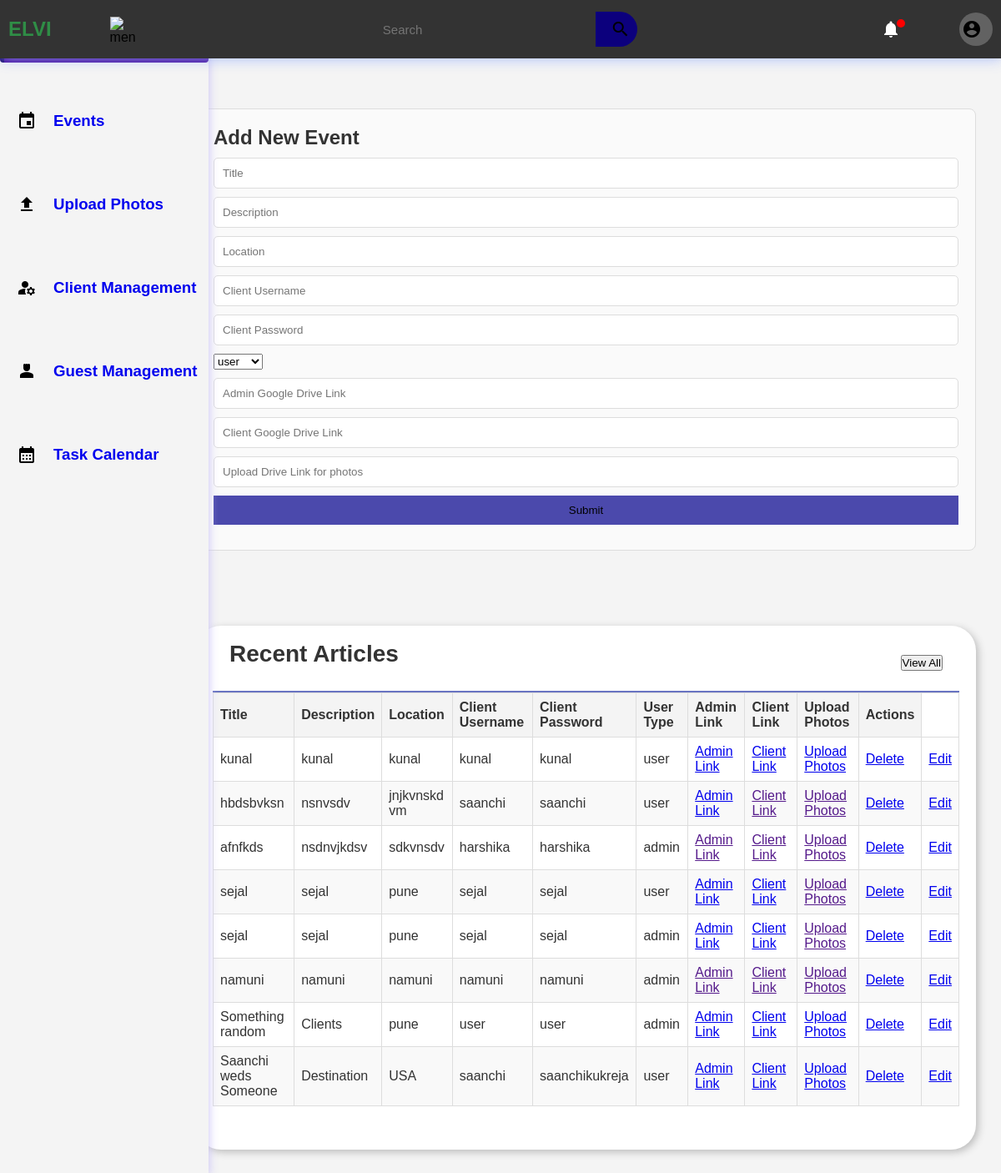
The app's page /events.php (signed in) with its own data.
### tables this page shows
CREATE TABLE `events` (
  `id` int(11) NOT NULL,
  `title` varchar(100) NOT NULL,
  `description` varchar(1000) NOT NULL,
  `location` varchar(100) NOT NULL,
  `username` varchar(100) NOT NULL,
  `password` varchar(100) NOT NULL,
  `user_type` enum('admin','user') NOT NULL,
  `gdladmin` varchar(100) NOT NULL,
  `gdlclient` varchar(100) NOT NULL,
  `uploadphotos` varchar(100) NOT NULL
);

### events.php (the view, shortened to what this page needs)
<?php
include('dbconnection.php');
$edit_mode = false;
$title = $description = $location = $username = $password = $user_type = $gdladmin = $gdlclient = $uploadphotos = '';
$query = "SELECT * FROM events";
$result = $connection->query($query);
?>
<!DOCTYPE html>
<html lang="en">
<head>
    <link rel="stylesheet" href="admin.css">
    <link rel="stylesheet" href="responsive.css">
</head>
<body>
    <header>
        <div class="logosec">
            <div class="logo">ELVI</div>
            <img src="https://media.geeksforgeeks.org/wp-content/uploads/20221210182541/Untitled-design-(30).png"
                class="icn menuicn" id="menuicn" alt="menu-icon">
        </div>
        <div class="searchbar">
            <input type="text" placeholder="Search">
            <div class="searchbtn">
                <i class="material-icons icn" id="search-icon">search</i>
            </div>
        </div>
        <div class="message">
            <div class="circle"></div>
            <i class="material-icons" id="message-icon">notifications</i>
            <div class="dp">
                <i class="material-icons icn" id="dp-icon">account_circle</i>
            </div>
        </div>
    </header>
    <div class="main-container">
        <div class="navcontainer">
            <nav class="nav">
                <div class="nav-upper-options">
                    <div class="nav-option option1">
                        <h3>Dashboard</h3>
                    </div>
                    <div class="option2 nav-option">
                        <i class="material-icons icn srchicn" id="searchbar">event</i>
                        <h3><a href="events.php" style="text-decoration: none;">Events</a></h3>
                    </div>
                    <div class="nav-option option3">
                        <i class="material-icons icn srchicn" id="searchbar">upload</i>
                        <h3><a href="uploadphotos.php" style="text-decoration: none;">Upload Photos</a></h3>
                    </div>
                    <div class="nav-option option4">
                        <i class="material-icons icn srchicn" id="searchbar">manage_accounts</i>
                        <h3><a href="clientmgmt.php" style="text-decoration: none;">Client Management</a></h3>
                    </div>
                    <div class="nav-option option5">
                        <i class="material-icons icn srchicn" id="searchbar">person_4</i>
                        <h3><a href="guestmgmt.php" style="text-decoration: none;">Guest Management</a></h3>
                    </div>
                    <div class="nav-option logout">
                        <i class="material-icons icn srchicn" id="searchbar">calendar_month</i>
                        <h3><a href="taskcalendar.html" style="text-decoration: none;">Task Calendar</a></h3>
                    </div>
                </div>
            </nav>
        </div>
        <div class="main">
            <form method="POST" enctype="multipart/form-data">
                <div class="form-container">
                <h2><?php echo $edit_mode ? "Edit Event" : "Add New Event"; ?></h2>
                    <input type="text" name="title" placeholder="Title" value="<?php echo $title; ?>" required>
                    <input type="text" name="description" placeholder="Description" value="<?php echo $description; ?>" required>
                    <input type="text" name="location" placeholder="Location" value="<?php echo $location; ?>" required>
                    <input type="text" name="username" placeholder="Client Username" value="<?php echo $username; ?>">
                    <input type="text" name="password" placeholder="Client Password" value="<?php echo $password; ?>">
                    <select name="user_type">
         <option value="user" default>user</option>
      </select>
                    <input type="text" name="gdladmin" placeholder="Admin Google Drive Link" value="<?php echo $gdladmin; ?>">
                    <input type="text" name="gdlclient" placeholder="Client Google Drive Link" value="<?php echo $gdlclient; ?>">
                    <input type="text" name="uploadphotos" placeholder="Upload Drive Link for photos" value="<?php echo $uploadphotos; ?>">
                    <button type="submit"><?php echo $edit_mode ? "Update Event" : "Submit"; ?></button>
                </div>
            </form>
            <div class="report-container">
                <div class="report-header">
                    <h1 class="recent-articles">Recent Articles</h1>
                    <button class="view-all">View All</button>
                </div>
                <table class="report-body">
                    <thead>
                        <tr>
                            <th>Title</th>
                            <th>Description</th>
                            <th>Location</th>
                            <th>Client Username</th>
                            <th>Client Password</th>
                            <th>User Type</th>
                            <th>Admin Link</th>
                            <th>Client Link</th>
                            <th>Upload Photos</th>
                            <th>Actions</th>
                        </tr>
                    </thead>
                    <tbody>
                        <?php
                        if ($result && $result->num_rows > 0) {
                            while ($row = $result->fetch_assoc()) {
                                echo "<tr>";
                                echo "<td>" . htmlspecialchars($row['title']) . "</td>";
                                echo "<td>" . htmlspecialchars($row['description']) . "</td>";
                                echo "<td>" . htmlspecialchars($row['location']) . "</td>";
                                echo "<td>" . htmlspecialchars($row['username']) . "</td>";
                                echo "<td>" . htmlspecialchars($row['password']) . "</td>";
                                echo "<td>" . htmlspecialchars($row['user_type']) . "</td>";
                                echo "<td><a href='" . htmlspecialchars($row['gdladmin']) . "' target='_blank'>Admin Link</a></td>";
                                echo "<td><a href='" . htmlspecialchars($row['gdlclient']) . "' target='_blank'>Client Link</a></td>";
                                echo "<td><a href='" . htmlspecialchars($row['uploadphotos']) . "' target='_blank'>Upload Photos</a></td>";
                                echo "<td><a href='events.php?delete_event_id=" . $row['id'] . "' onclick=\"return confirm('Are you sure you want to delete this event?')\">Delete</a></td>";
                                echo "<td><a href='events.php?edit_event_id=" . $row['id'] . "'>Edit</a></td>";
                                echo "</tr>";
                            }
                        } else {
                            echo "<tr><td colspan='9'>No data available</td></tr>";
                        }
                        ?>
                    </tbody>
                </table>
            </div>
        </div>
    </div>
</body>
</html>

### records on screen
events: title "kunal", description "kunal", location "kunal", username "kunal", password "kunal", user_type "user"
events: title "hbdsbvksn", description "nsnvsdv", location "jnjkvnskd vm", username "saanchi", password "saanchi", user_type "user"
events: title "afnfkds", description "nsdnvjkdsv", location "sdkvnsdv", username "harshika", password "harshika", user_type "admin"
events: title "sejal", description "sejal", location "pune", username "sejal", password "sejal", user_type "user"
events: title "sejal", description "sejal", location "pune", username "sejal", password "sejal", user_type "admin"
events: title "namuni", description "namuni", location "namuni", username "namuni", password "namuni", user_type "admin"
events: title "Something random", description "Clients", location "pune", username "user", password "user", user_type "admin"
events: title "Saanchi weds Someone", description "Destination", location "USA", username "saanchi", password "saanchikukreja", user_type "user"
